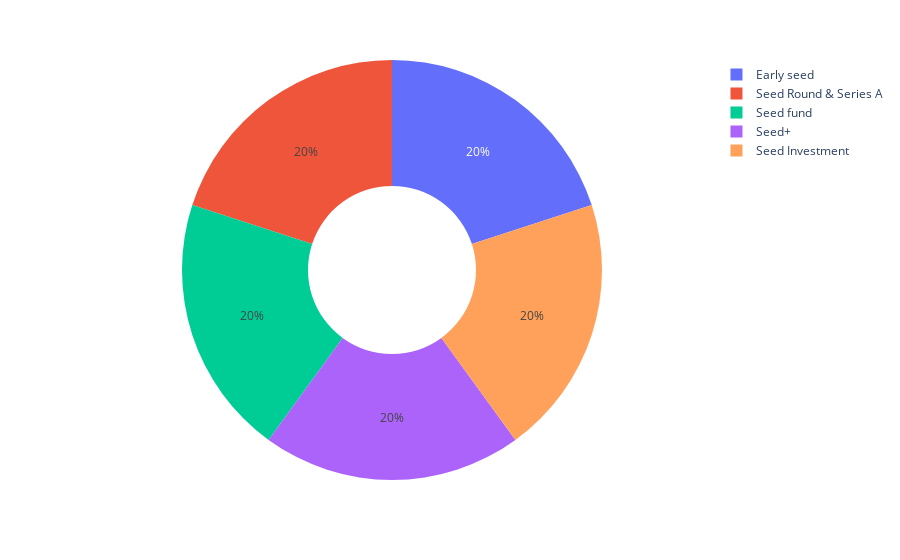

The cell this chart's notebook holds for it:
### Code cell
# Create the donut chart
fig = px.pie(low_5_stages, values='Amount', names='Stage', hole=.4)
fig.show()

### Figure 1 — Plotly figure (JSON) as saved in the notebook; plotly's stock layout.template omitted (floating-point values rounded to 4 significant figures)
{"data": [{"domain": {"x": [0, 1], "y": [0, 1]}, "hole": 0.4, "hovertemplate": "Stage=%{label}<br>Amount=%{value}<extra></extra>", "labels": ["Early seed", "Seed Round & Series A", "Seed fund", "Seed+", "Seed Investment"], "legendgroup": "", "name": "", "showlegend": true, "type": "pie", "values": [1, 1, 1, 1, 1]}], "layout": {"legend": {"tracegroupgap": 0}, "margin": {"t": 60}}}
